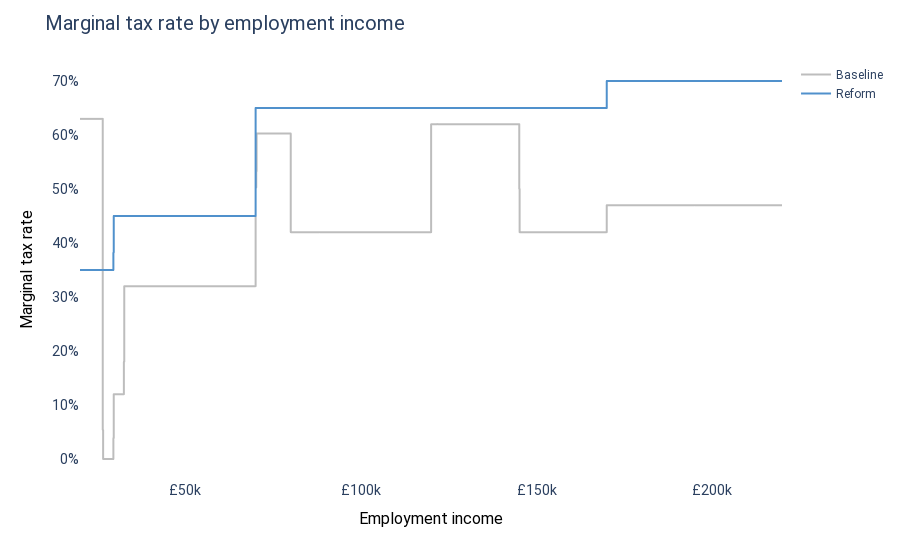

The cell this chart's notebook holds for it:
### Markdown cell above
The reform would also simplify their marginal tax rate schedule, making it monotonically progressive. Currently, this family faces their highest marginal tax rates when their combined income is below £28k, losing 63p of every marginal £1 due to Universal Credit withdrawal. Their marginal tax rate jumps around nine times before landing on the 47% top rate. Under the Full UBI scheme, their top marginal rate rises to 70%, but it gets there steadily from 35% and only once their income exceeds £170k.

### Code cell
go.Figure(household_result["mtr_chart"])

### Figure 1 — Plotly figure (JSON) as saved in the notebook; plotly's stock layout.template omitted (floating-point values rounded to 4 significant figures; data arrays with more than 128 entries replaced by an {"elided": "..."} marker saying what was removed)
{"data": [{"customdata": {"elided": "2000x1 str values"}, "hovertemplate": "%{customdata[0]}<extra></extra>", "legendgroup": "Baseline", "line": {"color": "#BDBDBD", "dash": "solid", "shape": "hv"}, "marker": {"symbol": "circle"}, "mode": "lines", "name": "Baseline", "showlegend": true, "type": "scattergl", "x": {"elided": "2000 int values"}, "xaxis": "x", "y": {"elided": "2000 float values"}, "yaxis": "y"}, {"customdata": {"elided": "2000x1 str values"}, "hovertemplate": "%{customdata[0]}<extra></extra>", "legendgroup": "Reform", "line": {"color": "#5091cc", "dash": "solid", "shape": "hv"}, "marker": {"symbol": "circle"}, "mode": "lines", "name": "Reform", "showlegend": true, "type": "scattergl", "x": {"elided": "2000 int values"}, "xaxis": "x", "y": {"elided": "2000 float values"}, "yaxis": "y"}], "layout": {"font": {"family": "Roboto"}, "hoverlabel": {"align": "right"}, "legend": {"tracegroupgap": 0}, "margin": {"t": 60}, "paper_bgcolor": "white", "plot_bgcolor": "white", "title": {"font": {"size": 20}, "text": "Marginal tax rate by employment income"}, "xaxis": {"anchor": "y", "domain": [0, 1], "tickfont": {"size": 14}, "tickprefix": "£", "title": {"font": {"color": "black", "size": 16}, "text": "Employment income"}}, "yaxis": {"anchor": "x", "domain": [0, 1], "tickfont": {"size": 14}, "tickformat": ",.0%", "title": {"font": {"color": "black", "size": 16}, "text": "Marginal tax rate"}}}}
